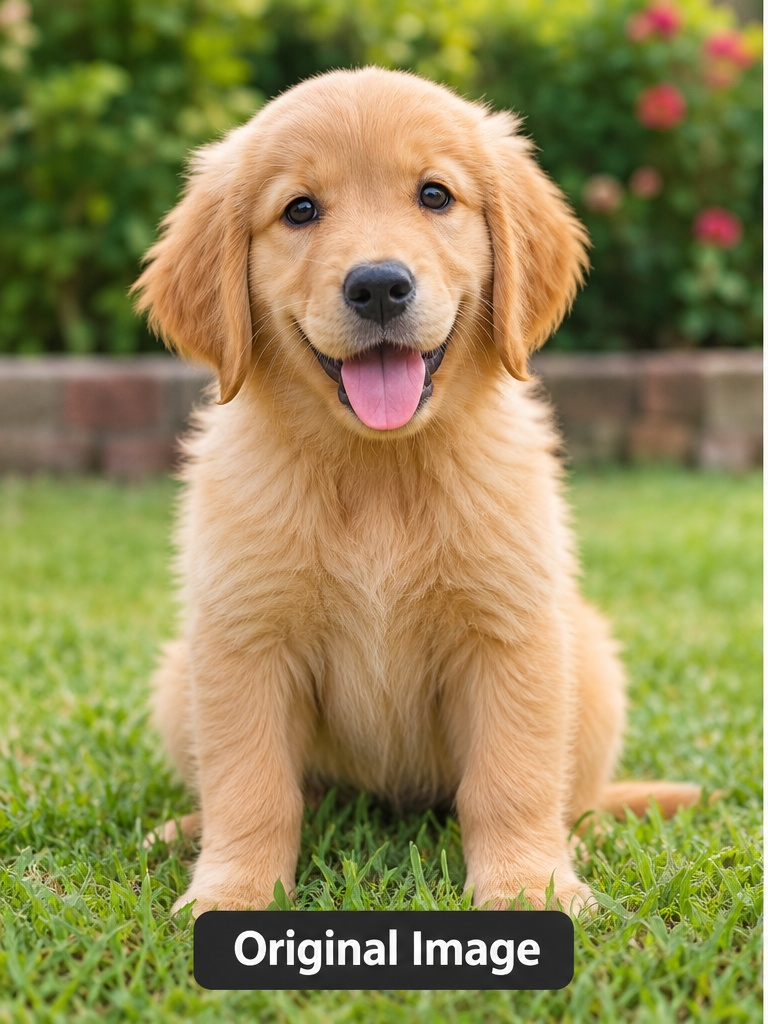
#> input picture Lab Experimets/Experiment 3/image.jpg, 768 x 1024 px
$ python experiment3.py
#> lines starting #> are read from the running program, lines starting #| are printed output that depends on the picture
import cv2

# Read the image
img = cv2.imread("image.jpg")
#> img is the input picture: shape (1024, 768, 3); mean B, G, R 83.9, 137.5, 146.4

# Check whether the image is loaded
if img is None:
    print("Error: Image not found")
else:
    # Display original image
    cv2.imshow("Original Image", img)

    # Convert image to grayscale
    gray = cv2.cvtColor(img, cv2.COLOR_BGR2GRAY)
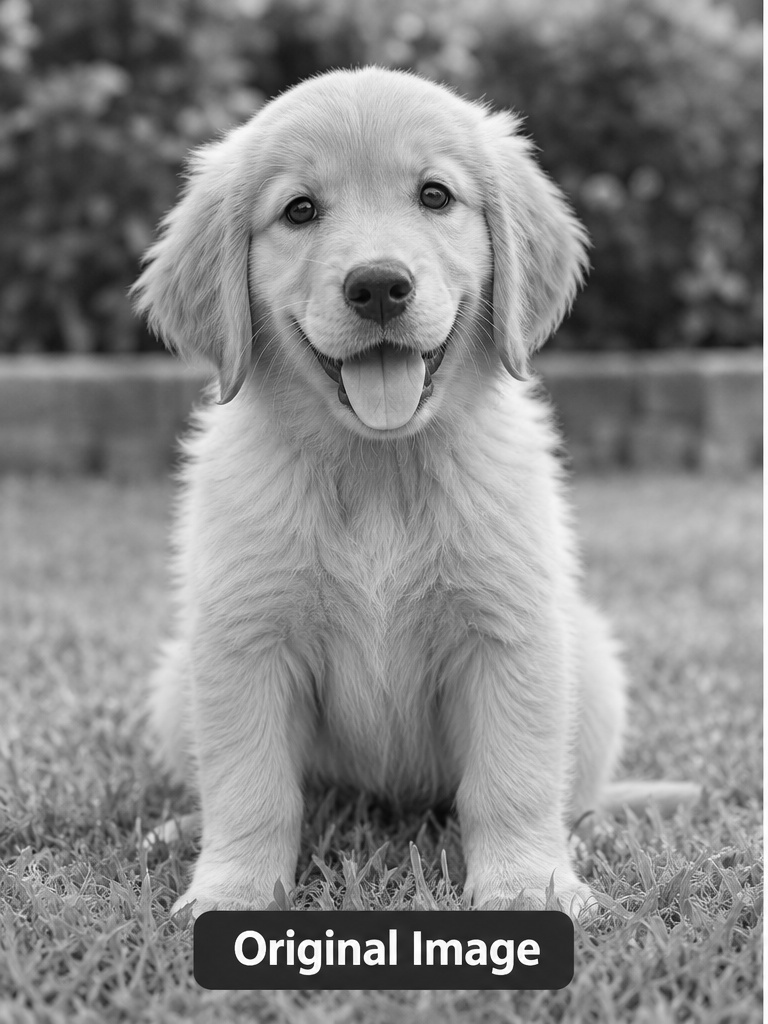
#> gray: shape (1024, 768); min 2, max 255, mean 134

    # Detect edges using Canny
    edges = cv2.Canny(gray, 100, 200)
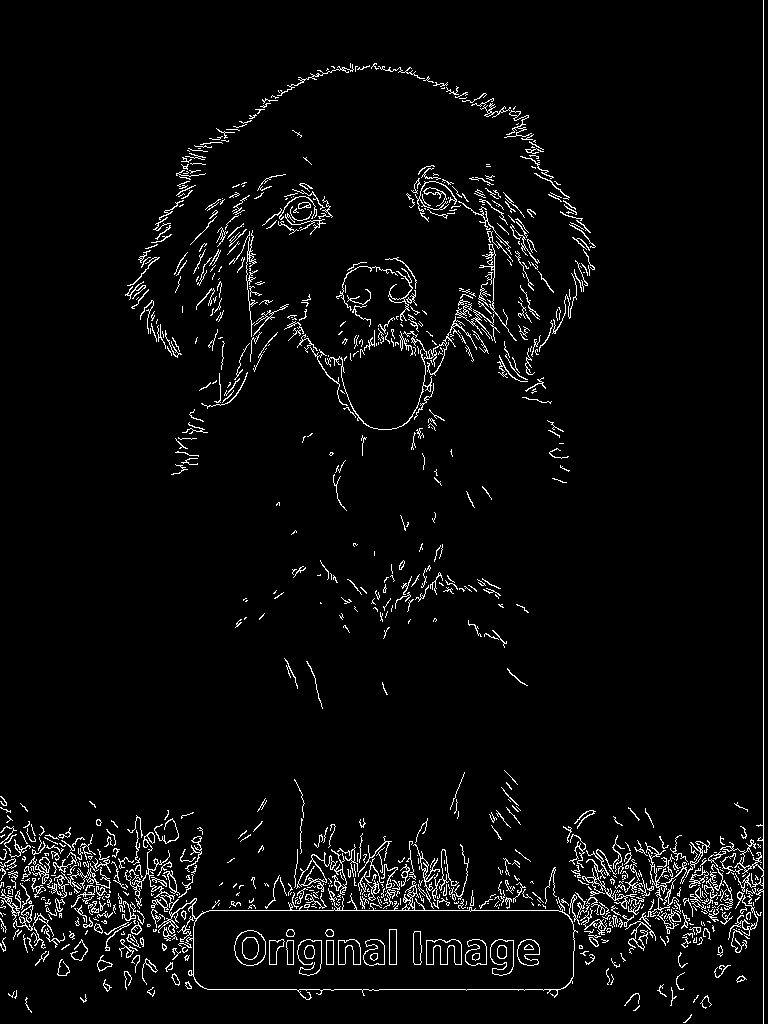
#> edges: shape (1024, 768); 4% white in thin lines or dots

    # Display outline image
    cv2.imshow("Canny Outline Image", edges)

    # Save the outline image
    cv2.imwrite("outline_image.jpg", edges)

    print("Image outline detected successfully.")

    # Wait for a key press
    cv2.waitKey(0)

    # Close all windows
    cv2.destroyAllWindows()
